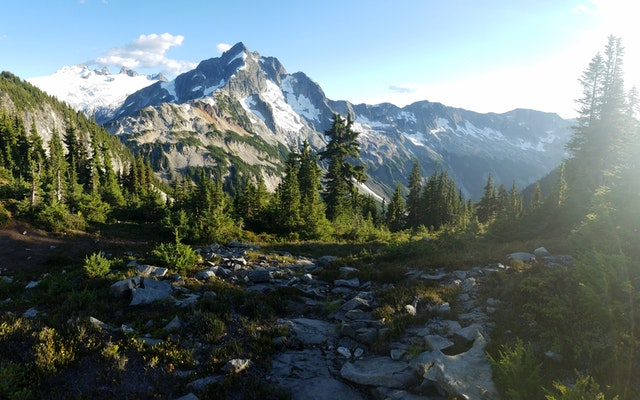
#> input picture mountain.jpg, 640 x 400 px
$ python main.py
#> lines starting #> are read from the running program, lines starting #| are printed output that depends on the picture
### gaussian.py

"""
@author: Sanan Suleymanov
"""
import numpy as np
import math


class convolution():

      def __init__(self, image):
          self.image = image

      def convol(self, kernel, kernel_width : int,
                kernel_height : int) -> np.ndarray :

         if (kernel_width%2 ==0 & kernel_height%2==0):

            print("Kernel sizes are odd")

         image_pad = np.zeros((self.image.shape[0] + (kernel_height - 1),
                          self.image.shape[1]+(kernel_width-1)))

         image_pad[(kernel_height-1)//2: image_pad.shape[0]-(kernel_height-1)//2,
              (kernel_width-1)//2:image_pad.shape[1]-(kernel_width-1)//2]=self.image
         image_new = np.zeros((self.image.shape[0], self.image.shape[1]))
         for i in range (image_pad.shape[0]-kernel_height+1):
            for j in range (image_pad.shape[1]-kernel_width+1):
                image_new[i,j] = (np.multiply(image_pad[i:i+kernel_height, j:j+kernel_width], kernel)).sum()


         return image_new

class gaussian_blur(convolution):

    def gaus(self, sigma):
        radius = int(math.ceil(3*sigma))

        size=2*radius+1

        x = np.arange(-radius, radius+1 , 1)
        y = np.arange(-radius, radius+1, 1)
        xx,yy = np.meshgrid(x,y)
        h = np.exp(-(xx*xx+yy*yy)/(2*sigma*sigma))

        sumh = h.sum()
        if sumh != 0:
          h /= sumh

        return super().convol(h, size, size)


### main.py

"""
@author: Sanan Suleymanov
"""
import cv2
import matplotlib.pyplot as plt
import gaussian


image_y = cv2.imread("mountain.jpg", cv2.IMREAD_GRAYSCALE)
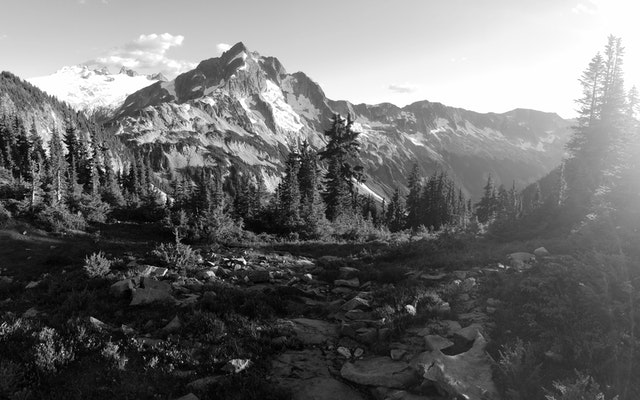
#> image_y: shape (400, 640); min 0, max 255, mean 110.2

g = gaussian.gaussian_blur(image_y)
result = g.gaus(4.0)
#> in convol, `image_pad[(kernel_height-1)//2: image_pad.shape[0]-(kernel_height-1)//..`:
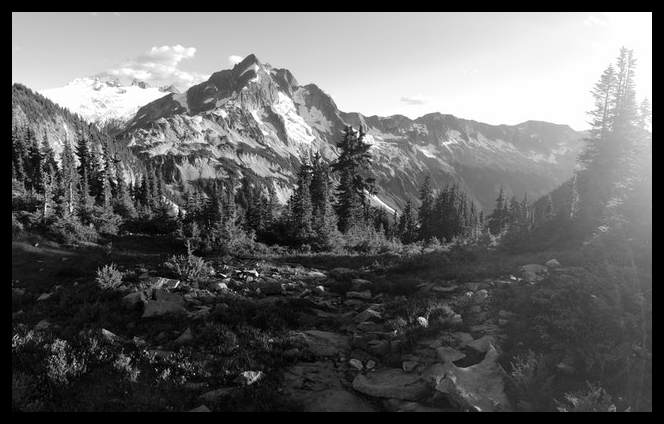
#> image_pad: shape (424, 664) float64; min 0, max 255, mean 100.2
#> after the loop in convol, `for i in range (image_pad.shape[0]-kernel_height+1):`:
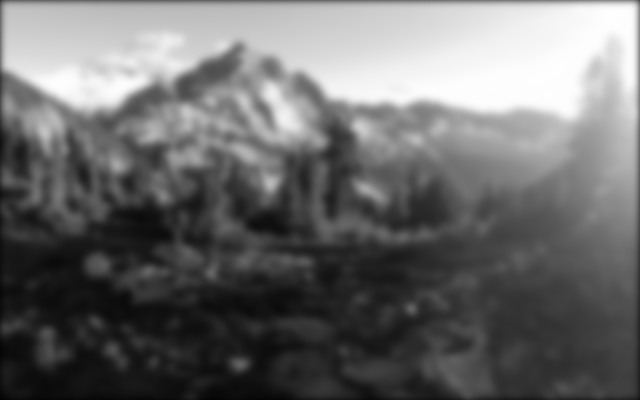
#> image_new: shape (400, 640) float64; min 3.18, max 254.2, mean 108.7


fig = plt.figure(figsize=(10,7))
fig.add_subplot(1,2, 1)
plt.imshow(image_y, cmap="gray")
fig.add_subplot(1,2, 2)
plt.imshow(result, cmap="gray")
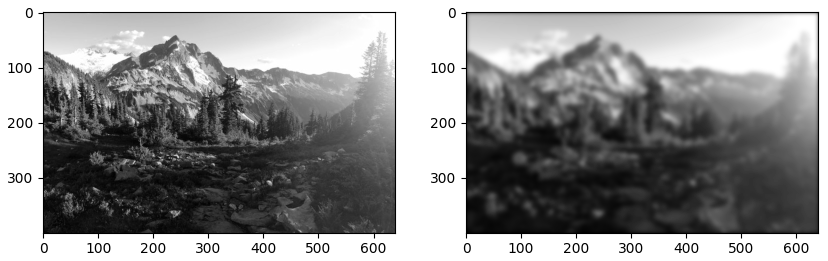
#> figure drawn by matplotlib, 2 panels

$ run again, with gaussian_image.png saved as mountain.jpg
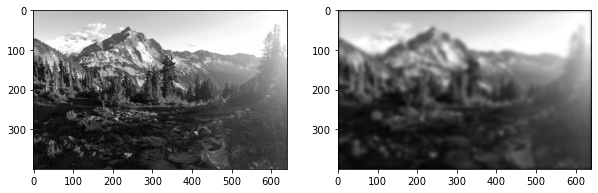
#> input picture gaussian_image.png, 598 x 193 px
#> image_y is the input picture: shape (193, 598); min 0, max 255, mean 148.2
#> after the loop in convol, `for i in range (image_pad.shape[0]-kernel_height+1):`:
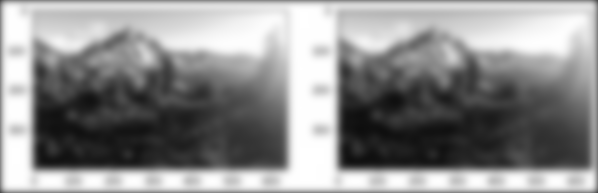
#> image_new: shape (193, 598) float64; min 14.53, max 255, mean 142.8
#> `plt.imshow(result, cmap="gray")`:
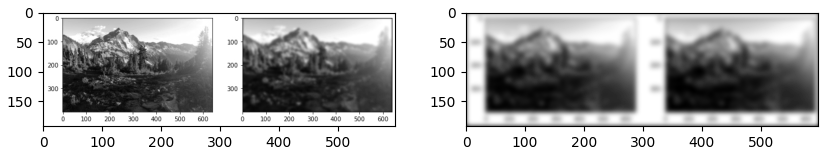
#> figure drawn by matplotlib, 2 panels
